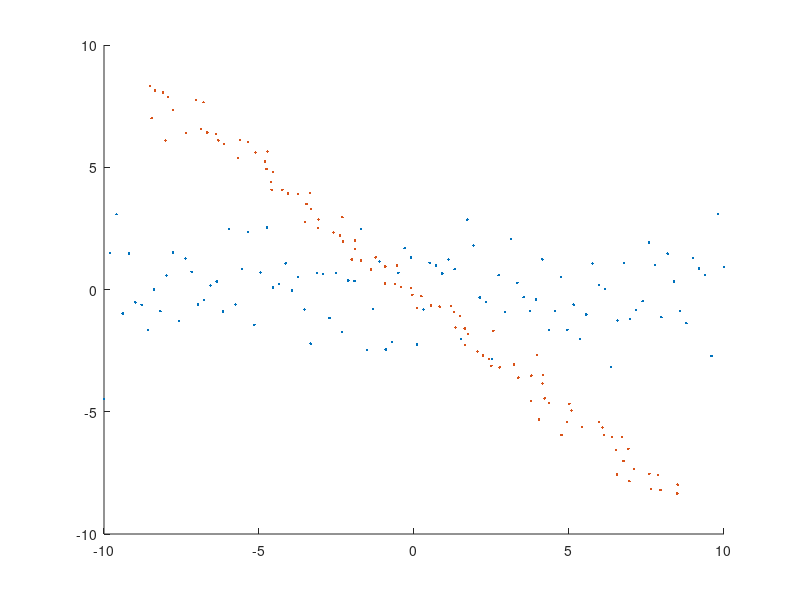

Source code (MATLAB): (Note: this script raises an error after producing the figure.)
%%% generate the data
rng(3)

sigmaY1 = 1.5;

X1 = linspace(-10,10,100);
Y1 = randn(1,100)*sigmaY1;

figure
hold on
plot(X1,Y1,'.')

theta = 1;
sigmaY2 = 0.5;
X2 = linspace(-10,10,100);
Y2 = randn(1,100)*sigmaY2;

X3 = sin(theta)*X2+cos(theta)*Y2;
Y3 = -sin(theta)*X2+cos(theta)*Y2;
plot(X3,Y3,'.')
% xlim(7*[-1,1])
% ylim(7*[-1,1])


%%% Analyze
n = 200; %number of data points
variance = zeros(1,n);
for i = 1:200
    [~, ~, ~, MSE] = ransac_clustering2(Lcs_cluster,@fittingfn_clustering, prop_inliers);
    variance(i) = MSE;
end
figure
hold on
set(gca,'FontSize',22)
plot(linspace(0,1,200),variance);
xlabel('proportion of inliers to the model');
ylabel('variance of inliers');
